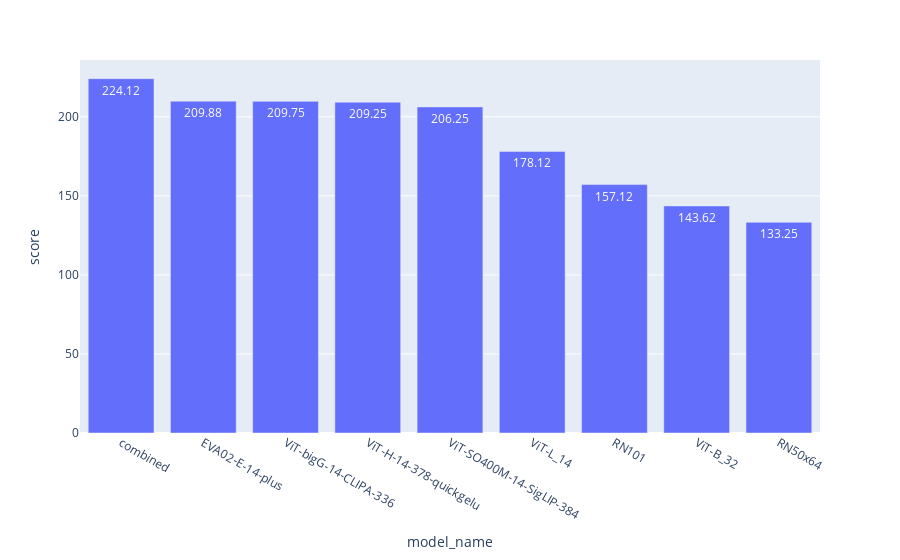

The cell this chart's notebook holds for it:
### Code cell
fig = px.bar(diagonals_df,x='model_name', y='score', text_auto=True)
fig.show()

### Figure 1 — Plotly figure (JSON) as saved in the notebook; plotly's stock layout.template omitted (floating-point values rounded to 4 significant figures)
{"data": [{"alignmentgroup": "True", "hovertemplate": "model_name=%{x}<br>score=%{y}<extra></extra>", "legendgroup": "", "marker": {"color": "#636efa", "pattern": {"shape": ""}}, "name": "", "offsetgroup": "", "orientation": "v", "showlegend": false, "textposition": "auto", "texttemplate": "%{y}", "type": "bar", "x": ["combined", "EVA02-E-14-plus", "ViT-bigG-14-CLIPA-336", "ViT-H-14-378-quickgelu", "ViT-SO400M-14-SigLIP-384", "ViT-L_14", "RN101", "ViT-B_32", "RN50x64"], "xaxis": "x", "y": [224.1, 209.9, 209.8, 209.2, 206.2, 178.1, 157.1, 143.6, 133.2], "yaxis": "y"}], "layout": {"barmode": "relative", "legend": {"tracegroupgap": 0}, "margin": {"t": 60}, "xaxis": {"anchor": "y", "domain": [0, 1], "title": {"text": "model_name"}}, "yaxis": {"anchor": "x", "domain": [0, 1], "title": {"text": "score"}}}}
